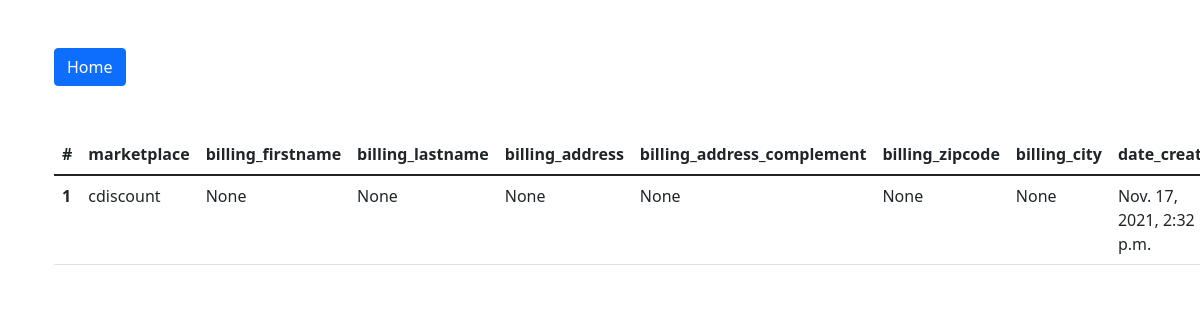
/orders/11/, run on the app's committed database.
### orders/models.py (models this page shows)
class Orders(models.Model):
    order_id = models.CharField(max_length=200, null=False, unique=True)
    marketplace = models.CharField(max_length=200, null=True)
    billing_firstname = models.CharField(max_length=50, null=True)
    billing_lastname = models.CharField(max_length=50, null=True)
    billing_address = models.CharField(max_length=200, null=True)
    billing_address_complement = models.CharField(max_length=200, null=True)
    billing_zipcode = models.IntegerField(null=True)
    billing_city = models.CharField(max_length=200, null=True)
    date_created = models.DateTimeField(null=False, auto_now_add=True)
    class Meta:
        verbose_name_plural = "orders"

### orders/views.py (the view)
# urls.py: path("orders/<int:order_id>/", views.Order.as_view(), name="order"),
class Order(View):
    template_name = "orders/order.html"
    def get(self, request, *args, **kwargs):
        order = get_one_orders(id=kwargs['order_id'])
        return render(
            request,
            self.template_name,
            {
                "order": order
            },
        )

### orders/models.py (called while the page is built)
def get_one_orders(id: int) -> Orders:
    orders = Orders.objects.filter(id=id).first()
    return orders

### templates/orders/order.html (shortened to what this page needs)
{% extends 'orders/base.html' %}
{% load static %}
{% block content %}
    <div class="container mt-5">
        <a href="{% url 'index' %}" type="button" class="btn btn-primary">Home</a>
    </div>
    <div class="container mt-5">
        <table class="table">
            <thead>
            <tr>
                <th scope="col">#</th>
                <th scope="col">marketplace</th>
                <th scope="col">billing_firstname</th>
                <th scope="col">billing_lastname</th>
                <th scope="col">billing_address</th>
                <th scope="col">billing_address_complement</th>
                <th scope="col">billing_zipcode</th>
                <th scope="col">billing_city</th>
                <th scope="col">date_created</th>
            </tr>
            </thead>
            <tbody>
            <tr>
                <th scope="row">1</th>
                <td>{{ order.marketplace }}</td>
                <td>{{ order.billing_firstname }}</td>
                <td>{{ order.billing_lastname }}</td>
                <td>{{ order.billing_address }}</td>
                <td>{{ order.billing_address_complement }}</td>
                <td>{{ order.billing_zipcode }}</td>
                <td>{{ order.billing_city }}</td>
                <td>{{ order.date_created }}</td>
            </tr>
            </tbody>
        </table>
    </div>
{% endblock %}

### data on the page
Orders: marketplace "cdiscount", billing_firstname "None", billing_lastname "None", billing_address "None", billing_address_complement "None", billing_zipcode "None", billing_city "None", date_created "Nov. 17, 2021, 2:32 p.m."
